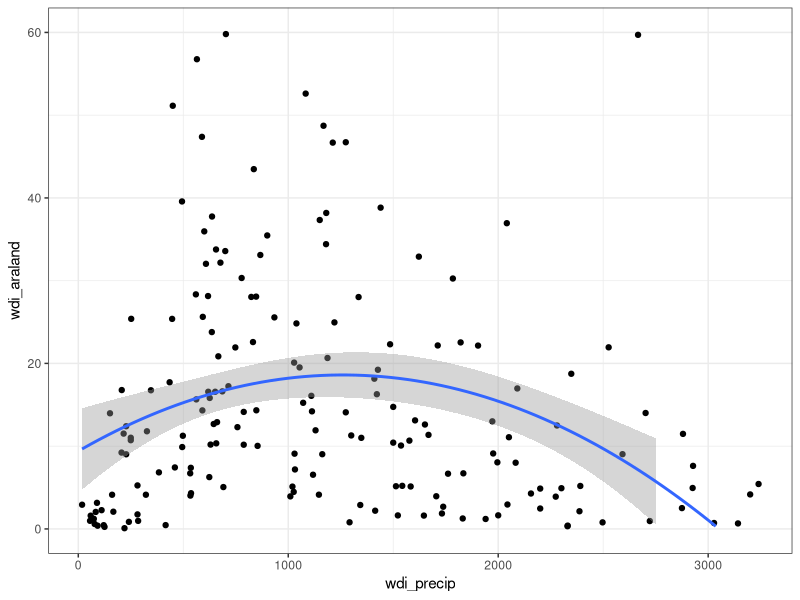
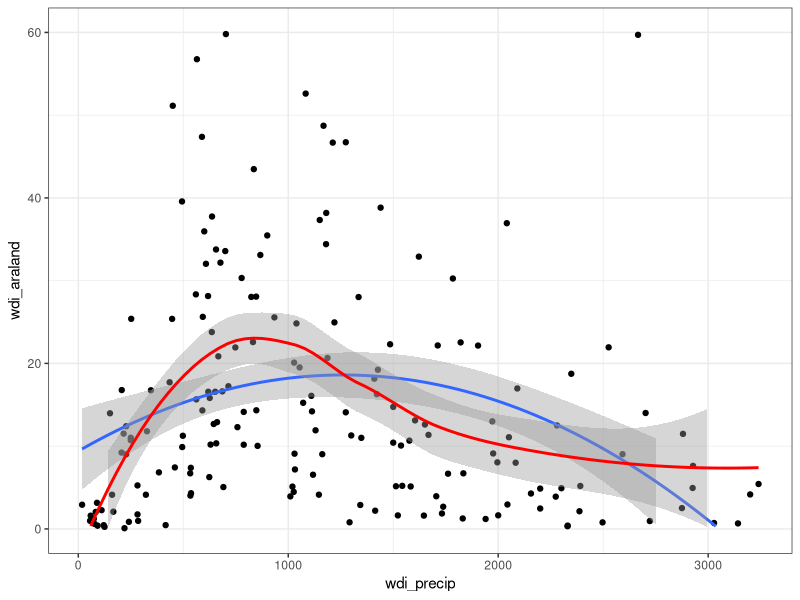
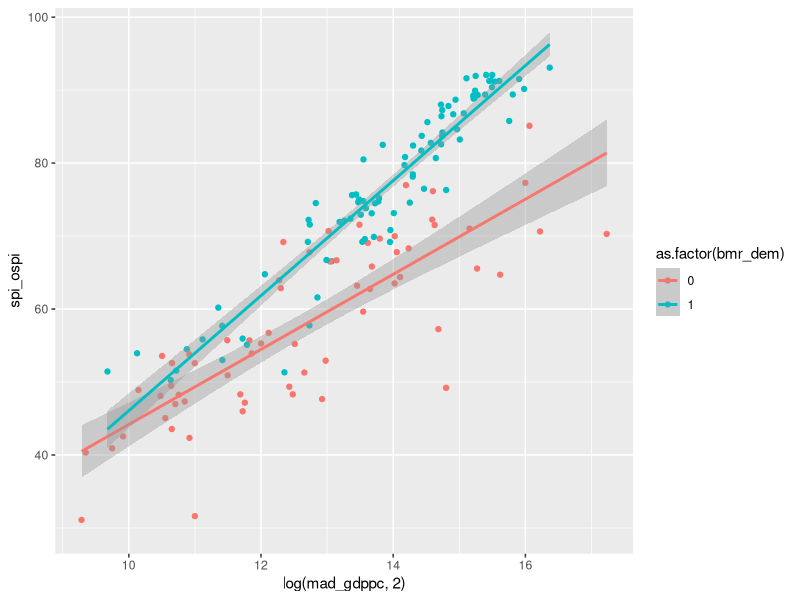
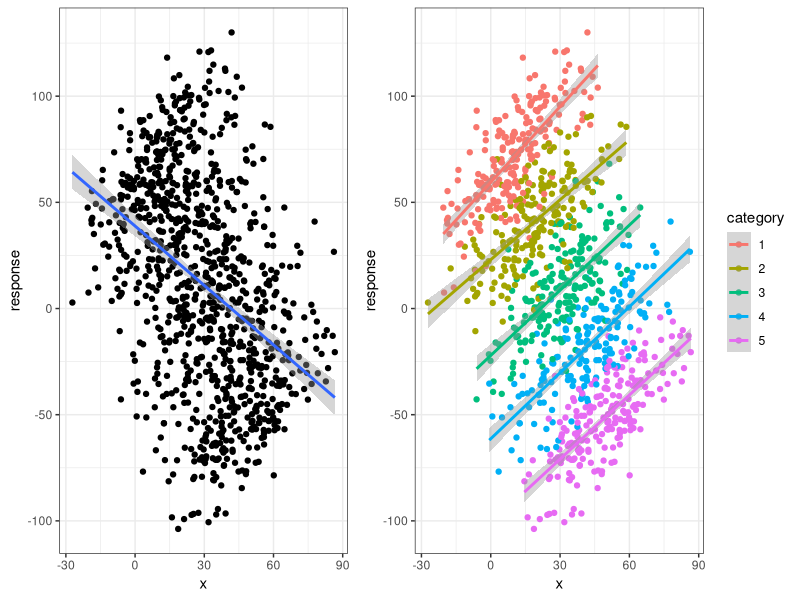
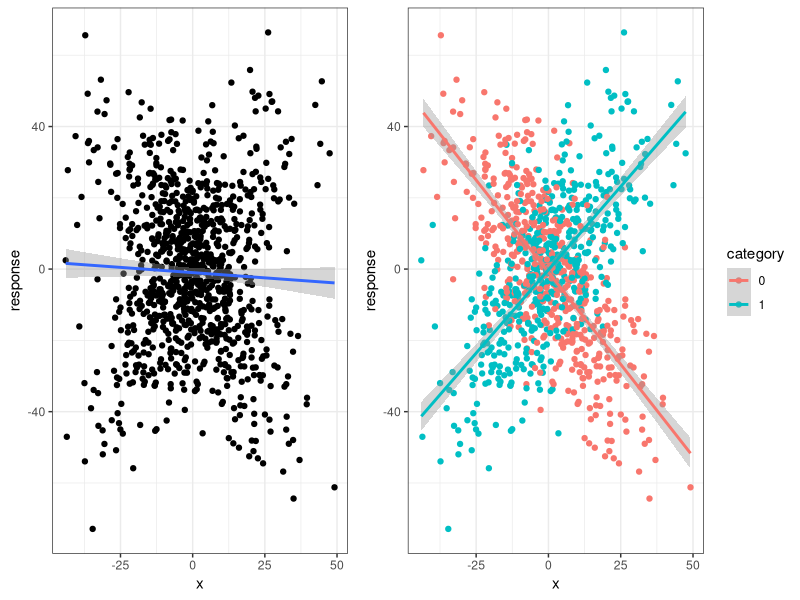

Write the R code that produced these figures, in order.
## ---- chunk 1
countries <- read.csv("data/countries.csv")
## ---- chunk 2
library(ggplot2)

# TODO: Get summary of 2nd order polynomial model

ggplot(countries, aes(x=wdi_precip, y=wdi_araland)) + 
  geom_point() + 
  stat_smooth(method = "lm",
              formula = y ~ poly(x, 2)) + 
  ylim(0, 60) + 
  theme_bw()
## ---- chunk 3
# TODO: Fit LOESS model

# TODO: LM Rsq

# TODO: Loess Rsq

ggplot(countries, aes(x=wdi_precip, y=wdi_araland)) + 
  geom_point() + 
  stat_smooth(method = "lm",
              formula = y ~ poly(x, 2)) + 
  stat_smooth(method="loess", 
              formula = y ~ x,
              col="red") + 
  ylim(0, 60) + 
  theme_bw()
## ---- chunk 4
# TODO: Fit model

ggplot(countries, aes(x=log(mad_gdppc, 2), y = spi_ospi, col = as.factor(bmr_dem))) + 
  geom_point() + 
  stat_smooth(method="lm",
              formula = y~x)
## ---- chunk 5
# TODO: Fit model and perform a test
## ---- chunk 6
set.seed(139)
library(knitr)
library(dplyr)

n = 10
value = rnorm(n, 5, 2)
category = as.factor(sample(c(1,2,3), n, replace = T))
df <- data.frame(Response = case_when(category == "1" ~ 3,
                                      category == "2" ~ 7,
                                      category == "3" ~ 2) * value + rnorm(n, 0, 5),
                 Category=category,
                 Value=value)

kable(df)
## ---- chunk 7
library(gridExtra)

# Sample size
n <- 1000

# Five categories
category <- sample(1:5, n, replace = T)

# Different x mean for each category
x <- rnorm(n, 10 * category, 15)

# Generate the response variable
response = 100 - (40 * category) + x * 1 + rnorm(n, 0, 15)

# Make a dataframe for plotting
df <- data.frame(x = x,
                 category = as.factor(category),
                 response = response)

# Models with and without category as a predictor
plot1 <- ggplot(df, aes(x = x, y = response)) + 
  geom_point() + 
  theme_bw() + 
  geom_smooth(method="lm", formula = y~x)

plot2 <- ggplot(df, aes(x = x, y = response, color = category)) + 
  geom_point() + 
  theme_bw() + 
  geom_smooth(method="lm", formula = y~x)

# Plot models
grid.arrange(plot1, plot2, ncol = 2, widths=c(0.8,1))
## ---- chunk 8
n <- 1000

# Two categories
category <- sample(0:1, n, replace = T)

# Generate predictor
x <- rnorm(n, 0, 15)

# Generate response variable
response = x * (-1 + 2 * category) + rnorm(n, 0, 15)

# Data frame for plotting
df <- data.frame(x = x,
                 category = as.factor(category),
                 response = response)

# Models with and without interaction terms
plot1 <- ggplot(df, aes(x = x, y = response)) + 
  geom_point() + 
  theme_bw() + 
  geom_smooth(method="lm", formula = y~x)

plot2 <- ggplot(df, aes(x = x, y = response, color = category)) + 
  geom_point() + 
  theme_bw() + 
  geom_smooth(method="lm", formula = y~x)

grid.arrange(plot1, plot2, ncol = 2, widths=c(0.8,1))
